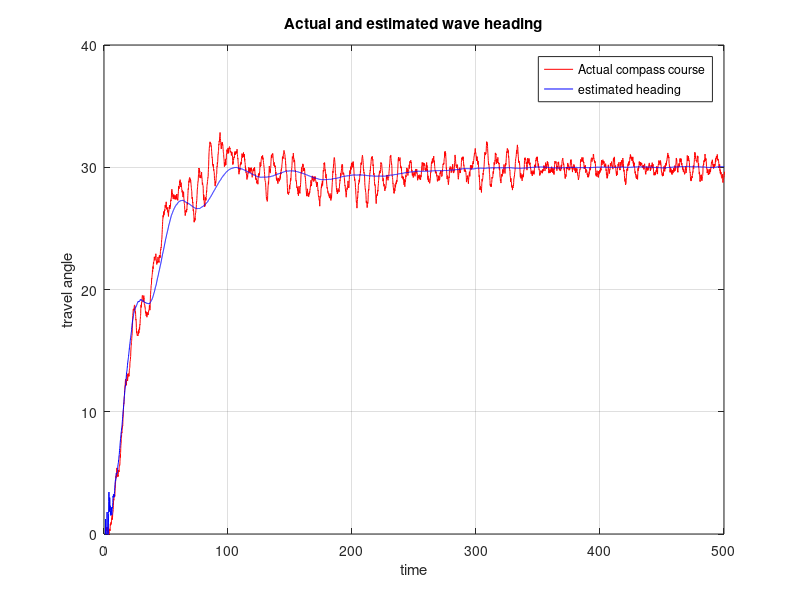

MATLAB code for this plot:
%% code for plotting estimated and actual heading together %% 

no = importdata('53e_compass.mat'); %Import data from simulink
ff = importdata('53e_estimatedHeading.mat');
plot(1:0.1:length(no)/10,no(2,1:length(1:0.1:length(no)/10)), 'r');
hold on;
plot(1:0.1:length(ff)/10,ff(2,1:length(1:0.1:length(ff)/10)), 'b');
grid on;
title('Actual and estimated wave heading');
 axis([0 500 0 40]);
xlabel('time');
ylabel('travel angle');
legend('Actual compass course', 'estimated heading');
hold off;